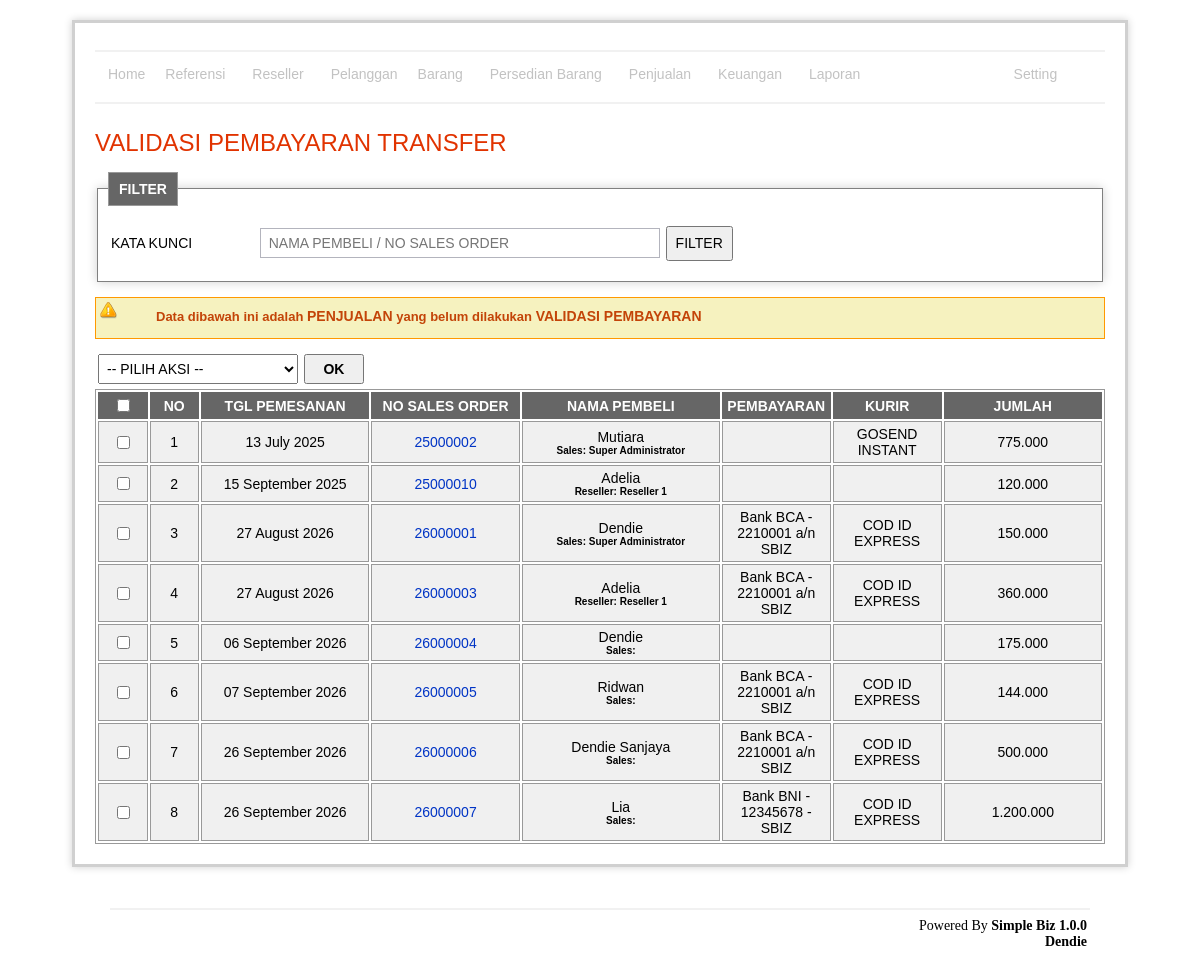
The page /salesPayment/index.php (signed in) on the database its author committed.
### tables this page shows
CREATE TABLE `sales_order`  (
  `id` int(11) NOT NULL AUTO_INCREMENT,
  `client_id` int(11) NOT NULL,
  `sales_id` int(11) NOT NULL,
  `reseller_id` int(11) NOT NULL,
  `affiliate_id` int(11) NOT NULL,
  `expedition_id` int(11) NOT NULL,
  `period_order_id` int(11) NOT NULL,
  `warehouse_external_id` int(11) NULL DEFAULT NULL,
  `fin_source_fund_id` int(11) NULL DEFAULT NULL,
  `disctrict_id` int(11) NULL DEFAULT NULL,
  `platform_market_id` int(11) NULL DEFAULT NULL,
  `no_order` varchar(255) NOT NULL,
  `dropshipper_name` varchar(255) NULL DEFAULT NULL,
  `dropshipper_phone` varchar(255) NULL DEFAULT NULL,
  `name` varchar(255) NOT NULL,
  `phone` varchar(255) NOT NULL,
  `address_shipping` text NOT NULL,
  `dropshipper_address` text NULL,
  `tipe_order` enum('0','1') NOT NULL DEFAULT '0' COMMENT '0=direct order,1=preorder',
  `description_payment` tinytext NOT NULL,
  `description_shipping` tinytext NOT NULL,
  `discount_persen` double NOT NULL,
  `discount_amount` decimal(10, 0) NOT NULL,
  `amount_sale` int(11) NOT NULL,
  `amount_basic_sale` int(11) NOT NULL,
  `amount_fee_reseller` double(11, 0) NULL DEFAULT NULL,
  `amount_fee_affiliate` double(11, 0) NULL DEFAULT NULL,
  `amount_reseller_to_customer` double(11, 0) NULL DEFAULT NULL,
  `shipping_cost` double(11, 0) NOT NULL,
  `shipping_cost_before_discount` double(11, 0) NULL DEFAULT NULL,
  `shipping_cost_discount` double(11, 0) NULL DEFAULT NULL,
  `platform_market_fee_percent` double(11, 0) NULL DEFAULT NULL,
  `fee_admin_percent` double(11, 0) NULL DEFAULT NULL,
  `no_resi` varchar(255) NOT NULL,
  `marketplace` varchar(255) NOT NULL,
  `country` varchar(255) NULL DEFAULT NULL,
  `province` varchar(255) NULL DEFAULT NULL,
  `city` varchar(255) NULL DEFAULT NULL,
  `districts` varchar(255) NULL DEFAULT NULL,
  `districts_sub` varchar(255) NULL DEFAULT NULL,
  `postal_code` varchar(255) NULL DEFAULT NULL,
  `packing_option` enum('0','1','2','3') NULL DEFAULT '0' COMMENT '0=packing normal, 1=buble wrap, 2=packing kayu, 3=packing kardus',
  `service_option` enum('0','1') NULL DEFAULT '0' COMMENT '0=reg, 1=yes',
  `date_order` date NOT NULL,
  `date_packing` date NOT NULL,
  `date_payment` date NOT NULL,
  `date_shipping` date NOT NULL,
  `date_receipt_cod` datetime(0) NULL DEFAULT NULL,
  `status_order` enum('0','1','2','3','4') NOT NULL DEFAULT '0' COMMENT '0=order,1=packing,2=shipping,3=selesai,4=order belum bayar',
  `status_payment` enum('0','1') NOT NULL DEFAULT '0' COMMENT '0=notyet pay,1payment',
  `status_close` enum('0','1') NOT NULL DEFAULT '0' COMMENT '0=notyet close, 1=close',
  `status_complate_stuff` enum('0','1') NOT NULL DEFAULT '1' COMMENT '0=not complate fisik stuff, 1=complate fisik stuff',
  `status_marketplace` enum('0','1') NOT NULL DEFAULT '0' COMMENT '0=not marketplace, 1=market place',
  `status_payment_commision_reseller` enum('0','1') NULL DEFAULT '0' COMMENT '0=not pay, 1=pay',
  `status_payback_cod_reseller` enum('0','1') NULL DEFAULT '0' COMMENT '0=not pay, 1=pay',
  `status_receipt_cod` enum('0','1') NULL DEFAULT '0' COMMENT '0=belum terima, 1 sudah terima',
  `status_respon_customer` enum('0','1','2') NULL DEFAULT '0' COMMENT '0=not yet respon customer, 1=already respon customer,2=repeat order',
  `status_respon_customer_breakdown` varchar(500) NULL DEFAULT NULL,
  `status_payment_commision_affiliate` enum('0','1') NULL DEFAULT '0' COMMENT '0=not pay, 1=pay',
  `is_warehouse_external` enum('0','1') NULL DEFAULT '0',
  `is_reseller` enum('0','1') NULL DEFAULT '0' COMMENT '0=not reseller, 1=reseller',
  `is_affiliate` enum('0','1') NULL DEFAULT '0' COMMENT '0=not affiliate, 1=affiliate',
  `is_cod` enum('0','1') NULL DEFAULT '0' COMMENT '0=not cod, 1=cod',
  `is_delete` enum('0','1') NULL DEFAULT '0' COMMENT '0=no delete, 1=delete',
  `is_return` enum('0','1') NULL DEFAULT '0' COMMENT '0=not return, 1=return',
  `is_delete_permanent` enum('0','1') NULL DEFAULT NULL,
  `is_dropshipper` enum('0','1') NULL DEFAULT NULL COMMENT '0=not delete, 1=delete',
  PRIMARY KEY (`id`) USING BTREE,
  INDEX `index_phone_number`(`phone`) USING BTREE,
  INDEX `index_sales_id`(`sales_id`) USING BTREE,
  INDEX `index_date_order`(`date_order`) USING BTREE
);

### salesPayment/indexRead.php (called while the page is built, shortened)
<?php
	include '../lib/connection.php';
	$keyword = str_replace(' ','',trim($_REQUEST['keyword']));
	$record = isset($_GET['SplitRecord']) ? $_GET['SplitRecord'] : 0;
	$query = "select id, no_order, client_id, period_order_id, name, address_shipping, tipe_order,
			description_payment, description_shipping, discount_amount, amount_sale, shipping_cost,
			date_order, date_packing, date_payment, date_shipping, status_order, phone, discount_persen, status_payment,
			(select m.name from member as m where m.id = sales_id) as sales_name,
			(select r.name from reseller as r where r.id = reseller_id) as reseller_name, is_reseller,
			(select e.name from expedition as e where e.id = expedition_id) as expedition_name,
			date_format(date_order,'%d %M %Y') as date_order_frm,
			date_format(date_payment,'%d/%m/%Y') as date_payment_frm,
			date_format(date_packing,'%d/%m/%Y') as date_packing_frm,
			date_format(date_shipping,'%d/%m/%Y') as date_shipping_frm,
			( ((amount_sale - ((amount_sale / 100) * discount_persen)) - discount_amount) + shipping_cost) as jml
		from sales_order
		where is_delete = '0'
		  and (replace(name, ' ', '' ) like '%$keyword%' or replace(no_order, ' ', '' ) like '%$keyword%')
		  and status_order = '0'
		  and is_cod = '0'
		order by date_order, no_order, name
		limit $record,10000";
	$data = mysqli_query($con, $query) or die(mysqli_error($con));
?>

### salesPayment/index.php (the view, shortened to what this page needs)
<?php include 'indexRead.php' ?>
	<h1>VALIDASI PEMBAYARAN TRANSFER</h1>
		<fieldset>
			<legend><b>FILTER<b></legend>
				<form action="index.php" method="post" >
					<table width="100%">
						<tr>
							<td width="15%" valign="middle">KATA KUNCI</td>
							<td valign="top">
								<input placeholder="NAMA PEMBELI / NO SALES ORDER" name="keyword" type="text" title="abc" value="<?php echo $_REQUEST['keyword'] ?>" style="width:400px" />
								<input type="submit" value="FILTER" />
							</td>
					</table>
				</form>
		</fieldset>
		<br />
	<div class="warning" style="min-height:20px;">
		Data dibawah ini adalah <big style="font-size:14px">PENJUALAN</big> yang belum dilakukan <big style="font-size:14px">VALIDASI PEMBAYARAN</b>
	</div>
	<?php if(mysqli_num_rows($data) < 1) : ?>
	 	<div class="warning">
			<h3><?php echo message::getMsg('emptySuccess') ?></h3>
		</div>
	<?php else: ?>
		<form action="addSave.php" method="post" id="frm" onsubmit="return printLabel()" />
			<table width="100%">
				<tr>
					<td width="30%">
						<select name="actionType" id="actionType" style="width:200px;">
							<option value="0">-- PILIH AKSI --</option>
						</select>
						<input style="font-weight:bold; width:60px; height:30px" name="submit" type="submit" value=" OK " />
					</td>
				</tr>
			</table>
			<div id="tbl">
				<table width="100%">
					<thead>
						<tr>
							<th align="center" width="5%"><input class="bigCheckBox" style="cursor:pointer" type="checkbox" onclick="toggleCheckBox(this)" /></th>
							<th align="center" width="5%">NO</th>
							<th align="center" width="17%">TGL PEMESANAN</th>
							<th align="center" width="15%">NO SALES ORDER</th>
							<th align="center" width="20%">NAMA PEMBELI</th>
							<th align="center" width="11%">PEMBAYARAN</th>
							<th align="center" width="11%">KURIR</th>
							<th align="center" width="%">JUMLAH</th>
						</tr>
					</thead>
					<tbody>
						<?php $i=1; ?>
						<?php while($val = mysqli_fetch_array($data)): ?>
							<tr style="cursor:pointer">
								<td align="center">
									<input class="bigCheckBox" style="cursor:pointer" name="salesOrderId[]" type="checkbox" value="<?php echo $val['id'] ?>" />
								</td>
								<td align="center"><?php echo $i ?></td>
								<td align="center"><?php echo $val['date_order_frm'] ?></td>
								<td align="center">
									<?php if($val['tipe_order'] == '0'): ?>
										<a href="../salesOrder/print.php?id=<?php echo $val['id'] ?>" target="_blank"><?php echo $val['no_order'] ?></a></td>
									<?php else: ?>
										<a href="../salesOrder/print.php?id=<?php echo $val['id'] ?>" target="_blank"><?php echo $val['no_order'] ?></a></td>
									<?php endif?>
								<td align="center"><?php echo $val['name'] ?><br />
									<b>
									<?php if($val['is_reseller'] == '1'): ?>
										<small style="font-size: 10px">Reseller: <?php echo $val['reseller_name'] ?></small>
									<?php else: ?>
										<small style="font-size: 10px">Sales: <?php echo $val['sales_name'] ?></small>
									<?php endif; ?>
									</b>
								</td>
								<td align="center"><?php echo $val['description_payment'] ?></td>
								<td align="center"><?php echo $val['expedition_name'] ?></td>
								<td align="center"><?php echo number_format($val['jml'],0,'','.')?></td>
							</tr>
						<?php $i++; ?>
						<?php endwhile; ?>
				</table>
			</div>
	<?php endif; ?>
<?php include '../template/main.php' ?>

### asset/css/style.css (style rules this page uses)
#content h1 { color: #e13300; background-color: transparent; font-weight: normal; font-size: 24px; margin: 10px 0 5px 0; padding: 15px 0 10px 0px; text-align:left; }
table { font-size: 14px; }
#tbl table { border: 1px solid #999; }
#tbl th { font-weight: bold; text-align: center; font-size: 14px; background-color: #666; color: #fff; padding: 4px; }
#tbl td { border: 1px solid #999; font-weight: normal; font-size: 14px; padding: 4px; background-color: #f0f0f0; }
fieldset { border: 1px solid #999; background-color: #ffffff; border: 1px solid gray; -webkit-box-shadow: 0px 0px 10px #D0D0D0; padding: 15px 10px 15px 10px; }
fieldset legend { border: 1px solid #999; font-size: 14px; padding: 8px 10px 8px 10px; background-color: #666; color: #fff; }
form { margin: 0; padding: 0; text-align: left; }
input[type="text"], input[type="password"], textarea { font-size: 14px; color: #333; border: 1px solid #B3B4BD; font-size: 14px; height: 24px; margin: 0px 0px 5px 0px; padding: 2px 8px 2px 8px; height: 30px; }
select { font-size: 14px; height: 30px; padding: 0px 4px 0px 4px; }
input[type="button"], input[type="submit"] { font-size: 14px; height: 35px; padding: 2px 8px 2px 8px; margin: 2px; }
.info,.warning,.error { padding:10px; margin-bottom:10px; min-height:50px; padding-left:60px; }
.warning { background:#f6f2bf url(../image/icon/warning.png) no-repeat top left; border:#F90 solid 1px; color:#c34408; }

### rows shown on the page
sales_order: date_order_frm "13 July 2025", no_order "25000002", name "Mutiara", sales_name "Super Administrator", expedition_name "GOSEND INSTANT", jml "775.000"
sales_order: date_order_frm "15 September 2025", no_order "25000010", name "Adelia", reseller_name "Reseller 1", jml "120.000"
sales_order: date_order_frm "27 August 2026", no_order "26000001", name "Dendie", sales_name "Super Administrator", description_payment "Bank BCA - 2210001 a/n SBIZ", expedition_name "COD ID EXPRESS", jml "150.000"
sales_order: date_order_frm "27 August 2026", no_order "26000003", name "Adelia", reseller_name "Reseller 1", description_payment "Bank BCA - 2210001 a/n SBIZ", expedition_name "COD ID EXPRESS", jml "360.000"
sales_order: date_order_frm "06 September 2026", no_order "26000004", name "Dendie", jml "175.000"
sales_order: date_order_frm "07 September 2026", no_order "26000005", name "Ridwan", description_payment "Bank BCA - 2210001 a/n SBIZ", expedition_name "COD ID EXPRESS", jml "144.000"
sales_order: date_order_frm "26 September 2026", no_order "26000006", name "Dendie Sanjaya", description_payment "Bank BCA - 2210001 a/n SBIZ", expedition_name "COD ID EXPRESS", jml "500.000"
sales_order: date_order_frm "26 September 2026", no_order "26000007", name "Lia", description_payment "Bank BNI - 12345678 - SBIZ", expedition_name "COD ID EXPRESS", jml "1.200.000"
